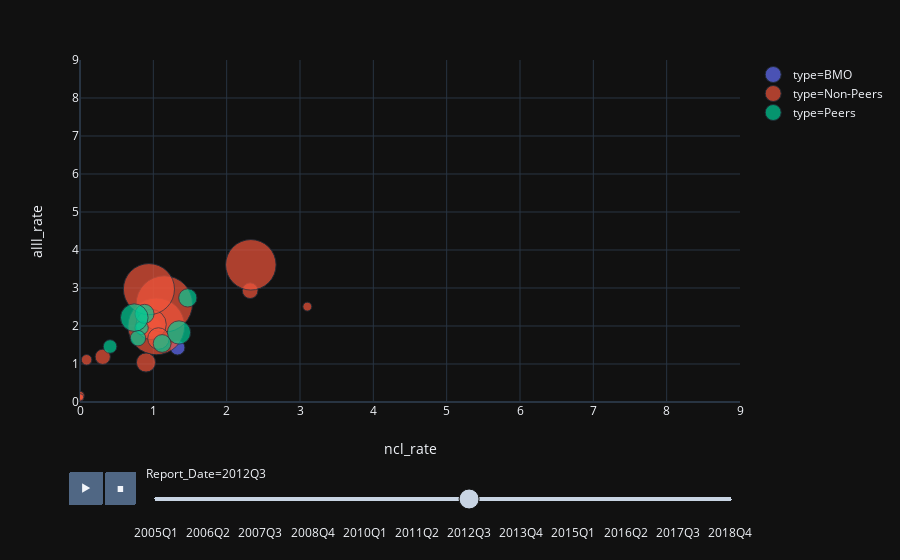

The code cell stored with this chart in its notebook:
### Code cell
px.scatter(alll_mixA_agg, x="ncl_rate", y="alll_rate", animation_frame="Report_Date", 
           size="avg_os", color="type", hover_name="bank", size_max=45, range_x=[0, 9], range_y=[0, 9],template="plotly_dark")

### Figure 1 — Plotly figure (JSON) as saved in the notebook; plotly's stock layout.template omitted (floating-point values rounded to 4 significant figures)
{"data": [{"hovertemplate": "<b>%{hovertext}</b><br><br>Report_Date=2012Q3<br>type=BMO<br>ncl_rate=%{x}<br>alll_rate=%{y}<br>avg_os=%{marker.size}<extra></extra>", "hovertext": ["BMO"], "legendgroup": "type=BMO", "marker": {"color": "#636efa", "size": [50358560], "sizemode": "area", "sizeref": 463200.0, "symbol": "circle"}, "mode": "markers", "name": "type=BMO", "showlegend": true, "type": "scatter", "uid": "ae49334c-015a-4cdd-91c1-7b554fe0a172", "x": [1.33], "xaxis": "x", "y": [1.43], "yaxis": "y"}, {"hovertemplate": "<b>%{hovertext}</b><br><br>Report_Date=2012Q3<br>type=Non-Peers<br>ncl_rate=%{x}<br>alll_rate=%{y}<br>avg_os=%{marker.size}<extra></extra>", "hovertext": ["Discover", "StateStreet", "CapOne", "MUFG", "Wells", "Citi", "BAC", "TD", "USBank", "BNY", "JPMC", "BBT", "AMEX", "MS", "Goldman"], "legendgroup": "type=Non-Peers", "marker": {"color": "#EF553B", "size": [57193660, 11306203, 91000026, 53945054, 745941000, 590498667, 735859463, 85449281, 213241499, 25964000, 605849333, 107878812, 18464098, 17260333, 13196000], "sizemode": "area", "sizeref": 463200.0, "symbol": "circle"}, "mode": "markers", "name": "type=Non-Peers", "showlegend": true, "type": "scatter", "uid": "d3224e6e-8d4d-43cf-aedb-ca2c1b715d9f", "x": [2.32, 0, 0.98, 0.31, 1.04, 2.33, 1.15, 0.9, 0.97, 0.09, 0.94, 1.07, 3.1, 0, 0], "xaxis": "x", "y": [2.93, 0.15, 1.97, 1.19, 1.99, 3.61, 2.58, 1.04, 2.04, 1.11, 2.97, 1.67, 2.51, 0.17, 0.12], "yaxis": "y"}, {"hovertemplate": "<b>%{hovertext}</b><br><br>Report_Date=2012Q3<br>type=Peers<br>ncl_rate=%{x}<br>alll_rate=%{y}<br>avg_os=%{marker.size}<extra></extra>", "hovertext": ["Huntington", "Comerica", "Regions", "Key", "SunTrust", "FifthThird", "PNC", "Citizens"], "legendgroup": "type=Peers", "marker": {"color": "#00cc96", "size": [41197582, 43062075, 77667884, 55949579, 126236663, 84234216, 177374630, 73568064], "sizemode": "area", "sizeref": 463200.0, "symbol": "circle"}, "mode": "markers", "name": "type=Peers", "showlegend": true, "type": "scatter", "uid": "63584336-3eab-4cb4-9fe5-0185e6730003", "x": [0.84, 0.41, 1.47, 0.79, 1.35, 0.88, 0.74, 1.12], "xaxis": "x", "y": [1.95, 1.46, 2.74, 1.68, 1.83, 2.32, 2.22, 1.54], "yaxis": "y"}], "layout": {"autosize": true, "grid": {"xaxes": ["x"], "xgap": 0.1, "xside": "bottom", "yaxes": ["y"], "ygap": 0.1, "yside": "left"}, "legend": {"tracegroupgap": 0}, "margin": {"t": 60}, "sliders": [{"active": 30, "currentvalue": {"prefix": "Report_Date="}, "len": 0.9, "pad": {"b": 10, "t": 60}, "steps": [{"args": [["2005Q1"], {"frame": {"duration": 0, "redraw": false}, "fromcurrent": true, "mode": "immediate", "transition": {"duration": 0, "easing": "linear"}}], "label": "2005Q1", "method": "animate"}, {"args": [["2005Q2"], {"frame": {"duration": 0, "redraw": false}, "fromcurrent": true, "mode": "immediate", "transition": {"duration": 0, "easing": "linear"}}], "label": "2005Q2", "method": "animate"}, {"args": [["2005Q3"], {"frame": {"duration": 0, "redraw": false}, "fromcurrent": true, "mode": "immediate", "transition": {"duration": 0, "easing": "linear"}}], "label": "2005Q3", "method": "animate"}, {"args": [["2005Q4"], {"frame": {"duration": 0, "redraw": false}, "fromcurrent": true, "mode": "immediate", "transition": {"duration": 0, "easing": "linear"}}], "label": "2005Q4", "method": "animate"}, {"args": [["2006Q1"], {"frame": {"duration": 0, "redraw": false}, "fromcurrent": true, "mode": "immediate", "transition": {"duration": 0, "easing": "linear"}}], "label": "2006Q1", "method": "animate"}, {"args": [["2006Q2"], {"frame": {"duration": 0, "redraw": false}, "fromcurrent": true, "mode": "immediate", "transition": {"duration": 0, "easing": "linear"}}], "label": "2006Q2", "method": "animate"}, {"args": [["2006Q3"], {"frame": {"duration": 0, "redraw": false}, "fromcurrent": true, "mode": "immediate", "transition": {"duration": 0, "easing": "linear"}}], "label": "2006Q3", "method": "animate"}, {"args": [["2006Q4"], {"frame": {"duration": 0, "redraw": false}, "fromcurrent": true, "mode": "immediate", "transition": {"duration": 0, "easing": "linear"}}], "label": "2006Q4", "method": "animate"}, {"args": [["2007Q1"], {"frame": {"duration": 0, "redraw": false}, "fromcurrent": true, "mode": "immediate", "transition": {"duration": 0, "easing": "linear"}}], "label": "2007Q1", "method": "animate"}, {"args": [["2007Q2"], {"frame": {"duration": 0, "redraw": false}, "fromcurrent": true, "mode": "immediate", "transition": {"duration": 0, "easing": "linear"}}], "label": "2007Q2", "method": "animate"}, {"args": [["2007Q3"], {"frame": {"duration": 0, "redraw": false}, "fromcurrent": true, "mode": "immediate", "transition": {"duration": 0, "easing": "linear"}}], "label": "2007Q3", "method": "animate"}, {"args": [["2007Q4"], {"frame": {"duration": 0, "redraw": false}, "fromcurrent": true, "mode": "immediate", "transition": {"duration": 0, "easing": "linear"}}], "label": "2007Q4", "method": "animate"}, {"args": [["2008Q1"], {"frame": {"duration": 0, "redraw": false}, "fromcurrent": true, "mode": "immediate", "transition": {"duration": 0, "easing": "linear"}}], "label": "2008Q1", "method": "animate"}, {"args": [["2008Q2"], {"frame": {"duration": 0, "redraw": false}, "fromcurrent": true, "mode": "immediate", "transition": {"duration": 0, "easing": "linear"}}], "label": "2008Q2", "method": "animate"}, {"args": [["2008Q3"], {"frame": {"duration": 0, "redraw": false}, "fromcurrent": true, "mode": "immediate", "transition": {"duration": 0, "easing": "linear"}}], "label": "2008Q3", "method": "animate"}, {"args": [["2008Q4"], {"frame": {"duration": 0, "redraw": false}, "fromcurrent": true, "mode": "immediate", "transition": {"duration": 0, "easing": "linear"}}], "label": "2008Q4", "method": "animate"}, {"args": [["2009Q1"], {"frame": {"duration": 0, "redraw": false}, "fromcurrent": true, "mode": "immediate", "transition": {"duration": 0, "easing": "linear"}}], "label": "2009Q1", "method": "animate"}, {"args": [["2009Q2"], {"frame": {"duration": 0, "redraw": false}, "fromcurrent": true, "mode": "immediate", "transition": {"duration": 0, "easing": "linear"}}], "label": "2009Q2", "method": "animate"}, {"args": [["2009Q3"], {"frame": {"duration": 0, "redraw": false}, "fromcurrent": true, "mode": "immediate", "transition": {"duration": 0, "easing": "linear"}}], "label": "2009Q3", "method": "animate"}, {"args": [["2009Q4"], {"frame": {"duration": 0, "redraw": false}, "fromcurrent": true, "mode": "immediate", "transition": {"duration": 0, "easing": "linear"}}], "label": "2009Q4", "method": "animate"}, {"args": [["2010Q1"], {"frame": {"duration": 0, "redraw": false}, "fromcurrent": true, "mode": "immediate", "transition": {"duration": 0, "easing": "linear"}}], "label": "2010Q1", "method": "animate"}, {"args": [["2010Q2"], {"frame": {"duration": 0, "redraw": false}, "fromcurrent": true, "mode": "immediate", "transition": {"duration": 0, "easing": "linear"}}], "label": "2010Q2", "method": "animate"}, {"args": [["2010Q3"], {"frame": {"duration": 0, "redraw": false}, "fromcurrent": true, "mode": "immediate", "transition": {"duration": 0, "easing": "linear"}}], "label": "2010Q3", "method": "animate"}, {"args": [["2010Q4"], {"frame": {"duration": 0, "redraw": false}, "fromcurrent": true, "mode": "immediate", "transition": {"duration": 0, "easing": "linear"}}], "label": "2010Q4", "method": "animate"}, {"args": [["2011Q1"], {"frame": {"duration": 0, "redraw": false}, "fromcurrent": true, "mode": "immediate", "transition": {"duration": 0, "easing": "linear"}}], "label": "2011Q1", "method": "animate"}, {"args": [["2011Q2"], {"frame": {"duration": 0, "redraw": false}, "fromcurrent": true, "mode": "immediate", "transition": {"duration": 0, "easing": "linear"}}], "label": "2011Q2", "method": "animate"}, {"args": [["2011Q3"], {"frame": {"duration": 0, "redraw": false}, "fromcurrent": true, "mode": "immediate", "transition": {"duration": 0, "easing": "linear"}}], "label": "2011Q3", "method": "animate"}, {"args": [["2011Q4"], {"frame": {"duration": 0, "redraw": false}, "fromcurrent": true, "mode": "immediate", "transition": {"duration": 0, "easing": "linear"}}], "label": "2011Q4", "method": "animate"}, {"args": [["2012Q1"], {"frame": {"duration": 0, "redraw": false}, "fromcurrent": true, "mode": "immediate", "transition": {"duration": 0, "easing": "linear"}}], "label": "2012Q1", "method": "animate"}, {"args": [["2012Q2"], {"frame": {"duration": 0, "redraw": false}, "fromcurrent": true, "mode": "immediate", "transition": {"duration": 0, "easing": "linear"}}], "label": "2012Q2", "method": "animate"}, {"args": [["2012Q3"], {"frame": {"duration": 0, "redraw": false}, "fromcurrent": true, "mode": "immediate", "transition": {"duration": 0, "easing": "linear"}}], "label": "2012Q3", "method": "animate"}, {"args": [["2012Q4"], {"frame": {"duration": 0, "redraw": false}, "fromcurrent": true, "mode": "immediate", "transition": {"duration": 0, "easing": "linear"}}], "label": "2012Q4", "method": "animate"}, {"args": [["2013Q1"], {"frame": {"duration": 0, "redraw": false}, "fromcurrent": true, "mode": "immediate", "transition": {"duration": 0, "easing": "linear"}}], "label": "2013Q1", "method": "animate"}, {"args": [["2013Q2"], {"frame": {"duration": 0, "redraw": false}, "fromcurrent": true, "mode": "immediate", "transition": {"duration": 0, "easing": "linear"}}], "label": "2013Q2", "method": "animate"}, {"args": [["2013Q3"], {"frame": {"duration": 0, "redraw": false}, "fromcurrent": true, "mode": "immediate", "transition": {"duration": 0, "easing": "linear"}}], "label": "2013Q3", "method": "animate"}, {"args": [["2013Q4"], {"frame": {"duration": 0, "redraw": false}, "fromcurrent": true, "mode": "immediate", "transition": {"duration": 0, "easing": "linear"}}], "label": "2013Q4", "method": "animate"}, {"args": [["2014Q1"], {"frame": {"duration": 0, "redraw": false}, "fromcurrent": true, "mode": "immediate", "transition": {"duration": 0, "easing": "linear"}}], "label": "2014Q1", "method": "animate"}, {"args": [["2014Q2"], {"frame": {"duration": 0, "redraw": false}, "fromcurrent": true, "mode": "immediate", "transition": {"duration": 0, "easing": "linear"}}], "label": "2014Q2", "method": "animate"}, {"args": [["2014Q3"], {"frame": {"duration": 0, "redraw": false}, "fromcurrent": true, "mode": "immediate", "transition": {"duration": 0, "easing": "linear"}}], "label": "2014Q3", "method": "animate"}, {"args": [["2014Q4"], {"frame": {"duration": 0, "redraw": false}, "fromcurrent": true, "mode": "immediate", "transition": {"duration": 0, "easing": "linear"}}], "label": "2014Q4", "method": "animate"}, {"args": [["2015Q1"], {"frame": {"duration": 0, "redraw": false}, "fromcurrent": true, "mode": "immediate", "transition": {"duration": 0, "easing": "linear"}}], "label": "2015Q1", "method": "animate"}, {"args": [["2015Q2"], {"frame": {"duration": 0, "redraw": false}, "fromcurrent": true, "mode": "immediate", "transition": {"duration": 0, "easing": "linear"}}], "label": "2015Q2", "method": "animate"}, {"args": [["2015Q3"], {"frame": {"duration": 0, "redraw": false}, "fromcurrent": true, "mode": "immediate", "transition": {"duration": 0, "easing": "linear"}}], "label": "2015Q3", "method": "animate"}, {"args": [["2015Q4"], {"frame": {"duration": 0, "redraw": false}, "fromcurrent": true, "mode": "immediate", "transition": {"duration": 0, "easing": "linear"}}], "label": "2015Q4", "method": "animate"}, {"args": [["2016Q1"], {"frame": {"duration": 0, "redraw": false}, "fromcurrent": true, "mode": "immediate", "transition": {"duration": 0, "easing": "linear"}}], "label": "2016Q1", "method": "animate"}, {"args": [["2016Q2"], {"frame": {"duration": 0, "redraw": false}, "fromcurrent": true, "mode": "immediate", "transition": {"duration": 0, "easing": "linear"}}], "label": "2016Q2", "method": "animate"}, {"args": [["2016Q3"], {"frame": {"duration": 0, "redraw": false}, "fromcurrent": true, "mode": "immediate", "transition": {"duration": 0, "easing": "linear"}}], "label": "2016Q3", "method": "animate"}, {"args": [["2016Q4"], {"frame": {"duration": 0, "redraw": false}, "fromcurrent": true, "mode": "immediate", "transition": {"duration": 0, "easing": "linear"}}], "label": "2016Q4", "method": "animate"}, {"args": [["2017Q1"], {"frame": {"duration": 0, "redraw": false}, "fromcurrent": true, "mode": "immediate", "transition": {"duration": 0, "easing": "linear"}}], "label": "2017Q1", "method": "animate"}, {"args": [["2017Q2"], {"frame": {"duration": 0, "redraw": false}, "fromcurrent": true, "mode": "immediate", "transition": {"duration": 0, "easing": "linear"}}], "label": "2017Q2", "method": "animate"}, {"args": [["2017Q3"], {"frame": {"duration": 0, "redraw": false}, "fromcurrent": true, "mode": "immediate", "transition": {"duration": 0, "easing": "linear"}}], "label": "2017Q3", "method": "animate"}, {"args": [["2017Q4"], {"frame": {"duration": 0, "redraw": false}, "fromcurrent": true, "mode": "immediate", "transition": {"duration": 0, "easing": "linear"}}], "label": "2017Q4", "method": "animate"}, {"args": [["2018Q1"], {"frame": {"duration": 0, "redraw": false}, "fromcurrent": true, "mode": "immediate", "transition": {"duration": 0, "easing": "linear"}}], "label": "2018Q1", "method": "animate"}, {"args": [["2018Q2"], {"frame": {"duration": 0, "redraw": false}, "fromcurrent": true, "mode": "immediate", "transition": {"duration": 0, "easing": "linear"}}], "label": "2018Q2", "method": "animate"}, {"args": [["2018Q3"], {"frame": {"duration": 0, "redraw": false}, "fromcurrent": true, "mode": "immediate", "transition": {"duration": 0, "easing": "linear"}}], "label": "2018Q3", "method": "animate"}, {"args": [["2018Q4"], {"frame": {"duration": 0, "redraw": false}, "fromcurrent": true, "mode": "immediate", "transition": {"duration": 0, "easing": "linear"}}], "label": "2018Q4", "method": "animate"}], "x": 0.1, "xanchor": "left", "y": 0, "yanchor": "top"}], "updatemenus": [{"active": 1, "buttons": [{"args": [null, {"frame": {"duration": 500, "redraw": false}, "fromcurrent": true, "mode": "immediate", "transition": {"duration": 500, "easing": "linear"}}], "label": "&#9654;", "method": "animate"}, {"args": [[null], {"frame": {"duration": 0, "redraw": false}, "fromcurrent": true, "mode": "immediate", "transition": {"duration": 0, "easing": "linear"}}], "label": "&#9724;", "method": "animate"}], "direction": "left", "pad": {"r": 10, "t": 70}, "showactive": false, "type": "buttons", "x": 0.1, "xanchor": "right", "y": 0, "yanchor": "top"}], "xaxis": {"range": [0, 9], "title": {"text": "ncl_rate"}, "type": "linear"}, "yaxis": {"range": [0, 9], "title": {"text": "alll_rate"}, "type": "linear"}}}
